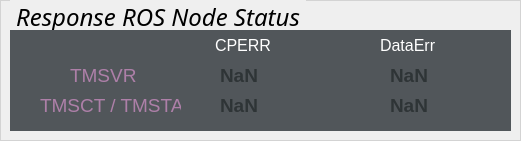
    <widget class="QGroupBox" name="Response_ROS_Node_groupBox">
     <property name="geometry">
      <rect>
       <x>20</x>
       <y>150</y>
       <width>521</width>
       <height>141</height>
      </rect>
     </property>
     <property name="font">
      <font>
       <family>Ubuntu Condensed</family>
       <pointsize>18</pointsize>
       <weight>50</weight>
       <italic>true</italic>
       <bold>false</bold>
       <underline>false</underline>
       <strikeout>false</strikeout>
       <kerning>true</kerning>
      </font>
     </property>
     <property name="styleSheet">
      <string notr="true">        QGroupBox {
            border-color: rgb(50, 50, 50);
            border: 2px solid lightgray; 
            border-width: 0.5px;
            border-style: solid;
            margin-top: 1ex; /* leave space at the top for the title */ 
        }
        QGroupBox::title {
            subcontrol-origin: margin;
            subcontrol-position: top left;
            left: 10px;
            margin-left: 0px;
            padding: 0  3px;
        }</string>
     </property>
     <property name="title">
      <string>Response ROS Node Status</string>
     </property>
     <property name="flat">
      <bool>false</bool>
     </property>
     <widget class="QWidget" name="widget_Response_ROS_Node" native="true">
      <property name="geometry">
       <rect>
        <x>10</x>
        <y>30</y>
        <width>501</width>
        <height>101</height>
       </rect>
      </property>
      <property name="styleSheet">
       <string notr="true">background-color: rgb(81, 86, 90);</string>
      </property>
      <widget class="QLabel" name="TMSVR_label">
       <property name="geometry">
        <rect>
         <x>60</x>
         <y>30</y>
         <width>141</width>
         <height>31</height>
        </rect>
       </property>
       <property name="font">
        <font>
         <pointsize>8</pointsize>
        </font>
       </property>
       <property name="styleSheet">
        <string notr="true">co</string>
       </property>
       <property name="text">
        <string>&lt;html&gt;&lt;head/&gt;&lt;body&gt;&lt;p&gt;&lt;span style=&quot; font-size:14pt; color:#ad7fa8;&quot;&gt;TMSVR&lt;/span&gt;&lt;/p&gt;&lt;/body&gt;&lt;/html&gt;</string>
       </property>
      </widget>
      <widget class="QLabel" name="tmsrv_cperr_status_label">
       <property name="geometry">
        <rect>
         <x>210</x>
         <y>30</y>
         <width>61</width>
         <height>31</height>
        </rect>
       </property>
       <property name="font">
        <font>
         <pointsize>8</pointsize>
        </font>
       </property>
       <property name="styleSheet">
        <string notr="true">co</string>
       </property>
       <property name="text">
        <string>&lt;html&gt;&lt;head/&gt;&lt;body&gt;&lt;p&gt;&lt;span style=&quot; font-size:14pt; font-weight:600; color:#2e3436;&quot;&gt;NaN&lt;/span&gt;&lt;/p&gt;&lt;/body&gt;&lt;/html&gt;</string>
       </property>
      </widget>
      <widget class="QLabel" name="DataErr_label">
       <property name="geometry">
        <rect>
         <x>370</x>
         <y>0</y>
         <width>131</width>
         <height>31</height>
        </rect>
       </property>
       <property name="font">
        <font>
         <pointsize>8</pointsize>
        </font>
       </property>
       <property name="styleSheet">
        <string notr="true">co</string>
       </property>
       <property name="text">
        <string>&lt;html&gt;&lt;head/&gt;&lt;body&gt;&lt;p&gt;&lt;span style=&quot; font-size:12pt; color:#ffffff;&quot;&gt;DataErr&lt;/span&gt;&lt;/p&gt;&lt;/body&gt;&lt;/html&gt;</string>
       </property>
      </widget>
      <widget class="QLabel" name="TMScript_label">
       <property name="geometry">
        <rect>
         <x>30</x>
         <y>60</y>
         <width>141</width>
         <height>31</height>
        </rect>
       </property>
       <property name="font">
        <font>
         <pointsize>8</pointsize>
        </font>
       </property>
       <property name="styleSheet">
        <string notr="true">co</string>
       </property>
       <property name="text">
        <string>&lt;html&gt;&lt;head/&gt;&lt;body&gt;&lt;p&gt;&lt;span style=&quot; font-size:14pt; color:#ad7fa8;&quot;&gt;TMSCT / TMSTA &lt;/span&gt;&lt;/p&gt;&lt;/body&gt;&lt;/html&gt;</string>
       </property>
      </widget>
      <widget class="QLabel" name="tmscript_cperr_status_label">
       <property name="geometry">
        <rect>
         <x>210</x>
         <y>60</y>
         <width>61</width>
         <height>31</height>
        </rect>
       </property>
       <property name="font">
        <font>
         <pointsize>8</pointsize>
        </font>
       </property>
       <property name="styleSheet">
        <string notr="true">co</string>
       </property>
       <property name="text">
        <string>&lt;html&gt;&lt;head/&gt;&lt;body&gt;&lt;p&gt;&lt;span style=&quot; font-size:14pt; font-weight:600; color:#2e3436;&quot;&gt;NaN&lt;/span&gt;&lt;/p&gt;&lt;/body&gt;&lt;/html&gt;</string>
       </property>
      </widget>
      <widget class="QLabel" name="CPERR_label">
       <property name="geometry">
        <rect>
         <x>205</x>
         <y>0</y>
         <width>131</width>
         <height>31</height>
        </rect>
       </property>
       <property name="font">
        <font>
         <pointsize>8</pointsize>
        </font>
       </property>
       <property name="styleSheet">
        <string notr="true">co</string>
       </property>
       <property name="text">
        <string>&lt;html&gt;&lt;head/&gt;&lt;body&gt;&lt;p&gt;&lt;span style=&quot; font-size:12pt; color:#ffffff;&quot;&gt;CPERR&lt;/span&gt;&lt;/p&gt;&lt;/body&gt;&lt;/html&gt;</string>
       </property>
      </widget>
      <widget class="QLabel" name="tmsrv_dataerr_status_label">
       <property name="geometry">
        <rect>
         <x>380</x>
         <y>30</y>
         <width>61</width>
         <height>31</height>
        </rect>
       </property>
       <property name="font">
        <font>
         <pointsize>8</pointsize>
        </font>
       </property>
       <property name="styleSheet">
        <string notr="true">co</string>
       </property>
       <property name="text">
        <string>&lt;html&gt;&lt;head/&gt;&lt;body&gt;&lt;p&gt;&lt;span style=&quot; font-size:14pt; font-weight:600; color:#2e3436;&quot;&gt;NaN&lt;/span&gt;&lt;/p&gt;&lt;/body&gt;&lt;/html&gt;</string>
       </property>
      </widget>
      <widget class="QLabel" name="tmscript_dataerr_status_label">
       <property name="geometry">
        <rect>
         <x>380</x>
         <y>60</y>
         <width>61</width>
         <height>31</height>
        </rect>
       </property>
       <property name="font">
        <font>
         <pointsize>8</pointsize>
        </font>
       </property>
       <property name="styleSheet">
        <string notr="true">co</string>
       </property>
       <property name="text">
        <string>&lt;html&gt;&lt;head/&gt;&lt;body&gt;&lt;p&gt;&lt;span style=&quot; font-size:14pt; font-weight:600; color:#2e3436;&quot;&gt;NaN&lt;/span&gt;&lt;/p&gt;&lt;/body&gt;&lt;/html&gt;</string>
       </property>
      </widget>
     </widget>
    </widget>
